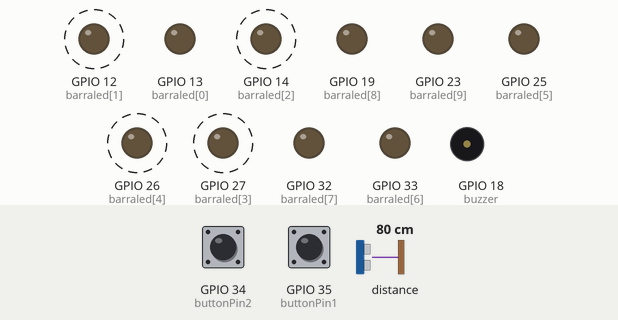
The sketch below on a simulated ESP32. On the bench: output pins drawn as LEDs (lit = HIGH), buzzer (waves = sounding, pin HIGH). Dashed ring = blinking. The test bench sets the inputs (shaded band); at power-on: GPIO 34 (buttonPin2) HIGH, distance to the obstacle 80 cm, GPIO 35 (buttonPin1) HIGH. EEPROM starts erased.

Above: at 1.2 s.
1.3 s: GPIO 34 (buttonPin2) pulled LOW for 0.4 s
At 2.4 s:
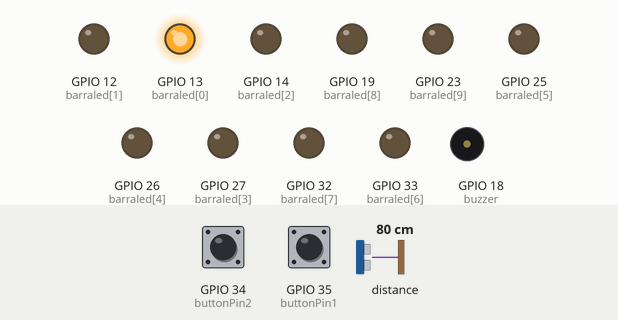
3.2 s: distance to the obstacle set to 44 cm
4.7 s: distance to the obstacle set to 36 cm
At 6.0 s:
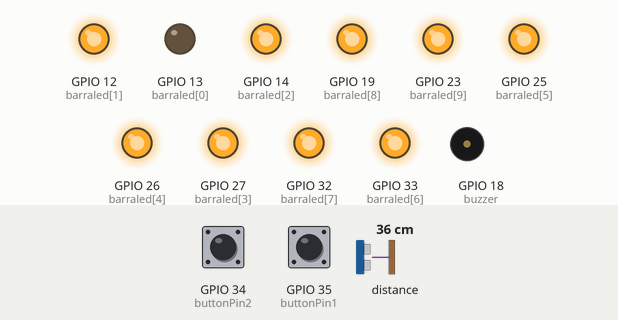
6.3 s: distance to the obstacle set to 60 cm
At 7.2 s:
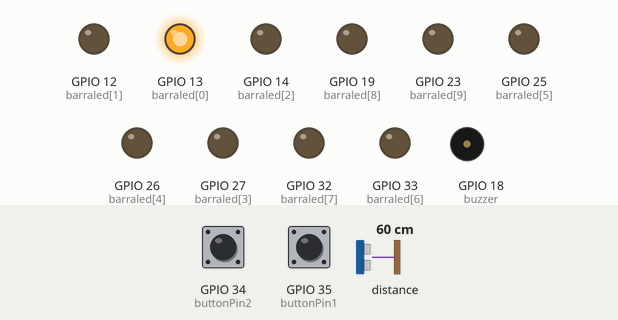
7.9 s: distance to the obstacle set to 2 cm
At 8.4 s:
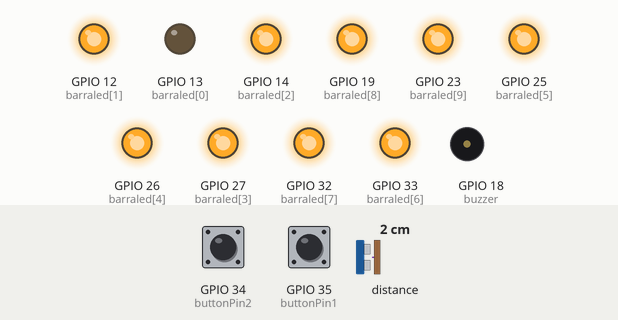
Timing chart, 0 to 10.5 s (numbered marks = the images above; inputs shaded):
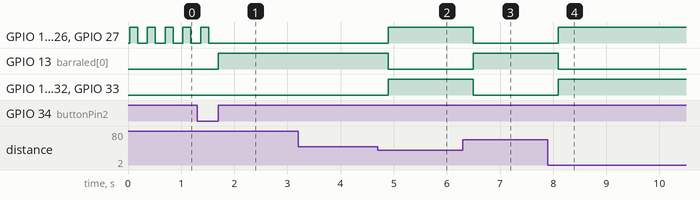

The sketch:

Calcula_classifica_dist.ino
```cpp
// Código para medição e classificação de distância com sensor a laser óptico de alta precisão VL53L0X
// Para a explicação do funcionamento geral do código, ler arquivo Read Me

#include <EEPROM.h>
#include <Wire.h>
#include <Adafruit_VL53L0X.h>

#define EEPROM_SIZE 12
Adafruit_VL53L0X lox = Adafruit_VL53L0X();

const int buttonPin1 = 35;       // Botão 1 - Calibração
const int buttonPin2 = 34;       // Botão 2 - Pular calibração
const int buzzer = 18;
const int barraled[] = {13, 12, 14, 27, 26, 25, 33, 32, 19, 23};      // LED 0 (Azul); LEDs 1, 2, 3 e 4 (Verdes); LEDs 5, 6 e 7 (Amarelos); LEDs 8 e 9 (Vermelhos)

// Variáveis de controle
int address = 0;                    // Endereço de memória da EEPROM, a receber o valor float da distância durante a calibração
bool calibracao = false;            // Iniciando calibração como false

void setup() {
  // Inicializando Monitor Serial (Serial USB)
  Serial.begin(9600);

  // Inicializando os botões
  pinMode(buttonPin1, INPUT);
  pinMode(buttonPin2, INPUT);

  // Inicializando a barra led
  for (int i = 0; i < 10; i++){
    pinMode(barraled[i], OUTPUT);
    pinMode(buzzer, OUTPUT);

    digitalWrite(barraled[i], LOW);
    digitalWrite(buzzer, LOW);
  }

  // Inicializando o sensor de distância óptico
  if (!lox.begin()) {
    Serial.println(F("Failed to boot VL53L0X"));
    while (1);
  }
}

void loop() {
  while (calibracao == false){                                  // Loop de calibração (Só roda até a calibração ser finalizada e não retorna até o sistema ser reinicializado)
    calibracao = CalibraDistancia(address, calibracao);
  }

  // Iniciando e lendo a EEPROM para pegar o valor salvo durante a calibração
  EEPROM.begin(EEPROM_SIZE);
  float read_dist;                     // Variável para receber a distância calibrada
  EEPROM.get(address, read_dist);      // Recebendo a distância calibrada
  EEPROM.end();                        // Fechando a memória EEPROM

  // Inicialização da medição do sensor de distância
  VL53L0X_RangingMeasurementData_t measure;
  lox.rangingTest(&measure, false);

  // IFs de medição do sensor VL53L0X --> "read_dist" considerada como distância ideal
  if (measure.RangeStatus != 4) {               // MEDIÇÃO VÁLIDA
    float dist_atual = measure.RangeMilliMeter;         // Le o valor de distância do sensor
    dist_atual = dist_atual/10;                         // Alterando o valor da distância de mm para cm

    if (dist_atual >= 40){                              // Acima deste valor de distância, o sensor VL53L0X não foi capaz de garantir a captação adequada dos sinais (Distância muito grande). Portanto, não deve ser utilizado.
      AtivaLEDBuzzer(3, dist_atual, read_dist);
    }
    else {
      if (dist_atual > (read_dist+2) & dist_atual < 40) {          // Intervalo de classificação LONGE
        AtivaLEDBuzzer(0, dist_atual, read_dist);
      }
      else if (dist_atual < (read_dist-2)){          // Intervalo de classificação PERTO
        AtivaLEDBuzzer(1, dist_atual, read_dist);
      }
      else{          // Intervalo de classificação IDEAL
        AtivaLEDBuzzer(2, dist_atual, read_dist);
      }
    }
  }
  else {                              // MEDIÇÃO INVÁLIDA (geralmente quando a distância é maior do que o sensor é capaz de captar)
    AtivaLEDBuzzer(3, NULL, NULL);            // Chamada da função não precisa dos valores de distância, pois representa um erro em sua medição.
  }
}

// Função para Calibração da Distância Ideal/Desejada
bool CalibraDistancia (int address, bool calibracao){
  int lastButtonState1 = HIGH;         // Estado anterior do Botão1
  int lastButtonState2 = HIGH;         // Estado anterior do Botão2

  // Inicialização da medição do sensor de distância
  VL53L0X_RangingMeasurementData_t measure;
  lox.rangingTest(&measure, false);

  // Caso o sensor tenha feito uma medição válida
  if (measure.RangeStatus != 4) {                 // Medição Válida
    int reading1 = digitalRead(buttonPin1);                // Lendo o estado do botão 1
    int reading2 = digitalRead(buttonPin2);                // Lendo o estado do botão 2

    // Iniciando EEPROM
    EEPROM.begin(EEPROM_SIZE);
    float dist_desejada = measure.RangeMilliMeter;              // Le o valor de distância do sensor
    dist_desejada = dist_desejada/10;                           // Alterando o valor da distância de mm para cm

    // Piscando os LEDs verdes da barra LED (indicação de calibração em andamento)
    for (int i = 0; i< 10; i++){
      if (i > 0 & i < 5){
        digitalWrite(barraled[i], HIGH);
      }
      else {
        digitalWrite(barraled[i], LOW);
      }
    }
    delay(150);
    for (int i = 0; i< 10; i++){
      digitalWrite(barraled[i], LOW);
    }
    delay(150);

    // Checando se algum botão foi pressionado
    if (reading1 != lastButtonState1){                   // Botão 1 (REALIZA CALIBRAÇÃO)--> A calibração é desejada
      // Escrevendo os dados na EEPROM
      EEPROM.writeFloat(address, dist_desejada);
      EEPROM.commit();
      calibracao = true;                                // Botão pressionado, variável booleana recebe true
    }
    else if (reading2 != lastButtonState2){                   // Botão 2 (PULA CALIBRAÇÃO) --> A calibração não é desejada
      // Reading data from EEPROM --> Verificando se já existe alguma distância válida salva na memória EEPROM
      float readDistancia_EEPROM;
      EEPROM.get(address, readDistancia_EEPROM);

      if (readDistancia_EEPROM < 10) {       // Caso não haja um valor de distância já salvo na EEPROM, ou o valor seja menor que 10cm (considerado muito baixo para o caso específico deste código), usa-se uma distância padrão de 15cm
        // Escrevendo novos dados na EEPROM
        float dist_padrao = 15;
        EEPROM.writeFloat(address, dist_padrao);
        EEPROM.commit();
      }
      else{                      // Caso haja uma distância válida pré calibrada na memória, o valor é mantido
        // Nada precisa ser feito
      }
      calibracao = true;                            // Botão pressionado, variável booleana recebe true
    }
    EEPROM.end();
  }
  return calibracao;
}

// Função para ativar respostas ao usuário (Barra LED e Buzzer)
void AtivaLEDBuzzer (int novaSituacao, float dist_atual, float read_dist){
  if (novaSituacao == 0){                       // Distância muito LONGE do ponto analisado
    // Ativando Barra LED
    for (int i = 0; i < 10; i++){
      if (i >= 0){
        digitalWrite(barraled[i], HIGH);
      }
    }
    // Ativando buzzer
    digitalWrite(buzzer, HIGH);
    delay(500);
    digitalWrite(buzzer, LOW);
  }
  else if (novaSituacao == 1){                  // Distância muito PERTO do ponto analisado
    // Ativando Barra LED
    for (int i = 0; i < 10; i++){
      digitalWrite(barraled[i], LOW);
      if (dist_atual < (read_dist-6) || dist_atual < 4){
        if (i >= 9){
          digitalWrite(barraled[i], HIGH);
        }
      }
      else if (dist_atual < (read_dist-5)){
        if (i >= 8){
          digitalWrite(barraled[i], HIGH);
        }
      }
      else if (dist_atual < (read_dist-4)){
        if (i >= 7){
          digitalWrite(barraled[i], HIGH);
        }
      }
      else if (dist_atual < (read_dist-3)){
        if (i >= 6){
          digitalWrite(barraled[i], HIGH);
        }
      }
      else{
        if (i >= 5){
          digitalWrite(barraled[i], HIGH);
        }
      }
    }
    // Ativando buzzer
    digitalWrite(buzzer, HIGH);
    delay(200);
    digitalWrite(buzzer, LOW);
    delay(200);
    digitalWrite(buzzer, HIGH);
    delay(200);
    digitalWrite(buzzer, LOW);
  }
  else if (novaSituacao == 2){                  // Distância IDEAL em relação ao ponto analisado
    // Ativando Barra LED
    for (int i = 0; i < 10; i++){
      digitalWrite(barraled[i], LOW);
      if (dist_atual < (read_dist-1)){
        if (i >= 4){
          digitalWrite(barraled[i], HIGH);
        }
      }
      else if (dist_atual < read_dist){
        if (i >= 3){
          digitalWrite(barraled[i], HIGH);
        }
      }
      else if (dist_atual < (read_dist+1)) {
        if (i >= 2){
          digitalWrite(barraled[i], HIGH);
        }
      }
      else {
        if (i >= 1){
          digitalWrite(barraled[i], HIGH);
        }
      }
    }
    delay(500);
  }
  else if(novaSituacao == 3){                  // Medição inválida (geralmente quando a distância é maior do que o sensor é capaz de captar)
    // Ativando Barra LED
    for (int i = 0; i < 10; i++){
      digitalWrite(barraled[i], LOW);
      if (i == 0){
        digitalWrite(barraled[i], HIGH);
      }
    }
    delay(500);
  }
}
```

Measured:
- the behaviour switches between 40 and 39 cm on distance to the obstacle (found by bisection; images 1 and 2)
- after the input at 1.3 s, GPIO 12 (barraled[1]), GPIO 14 (barraled[2]), GPIO 26 (barraled[4]), GPIO 27 (barraled[3]): goes on until 1.5 s, then stays LOW; GPIO 13 (barraled[0]): LOW → HIGH after 0.40 s
- after the input at 4.7 s, GPIO 12 (barraled[1]), GPIO 14 (barraled[2]), GPIO 19 (barraled[8]), GPIO 23 (barraled[9]), GPIO 25 (barraled[5]), GPIO 26 (barraled[4]), GPIO 27 (barraled[3]), GPIO 32 (barraled[7]), GPIO 33 (barraled[6]): LOW → HIGH after 0.20 s; GPIO 13 (barraled[0]): HIGH → LOW after 0.20 s
- after the input at 6.3 s, GPIO 12 (barraled[1]), GPIO 14 (barraled[2]), GPIO 19 (barraled[8]), GPIO 23 (barraled[9]), GPIO 25 (barraled[5]), GPIO 26 (barraled[4]), GPIO 27 (barraled[3]), GPIO 32 (barraled[7]), GPIO 33 (barraled[6]): HIGH → LOW after 0.20 s; GPIO 13 (barraled[0]): LOW → HIGH after 0.20 s
- after the input at 7.9 s, GPIO 12 (barraled[1]), GPIO 14 (barraled[2]), GPIO 19 (barraled[8]), GPIO 23 (barraled[9]), GPIO 25 (barraled[5]), GPIO 26 (barraled[4]), GPIO 27 (barraled[3]), GPIO 32 (barraled[7]), GPIO 33 (barraled[6]): LOW → HIGH after 0.20 s; GPIO 13 (barraled[0]): HIGH → LOW after 0.20 s
- by itself, GPIO 12 (barraled[1]), GPIO 14 (barraled[2]), GPIO 26 (barraled[4]), GPIO 27 (barraled[3]): alternates HIGH for 0.15 s and LOW for 0.18 s
